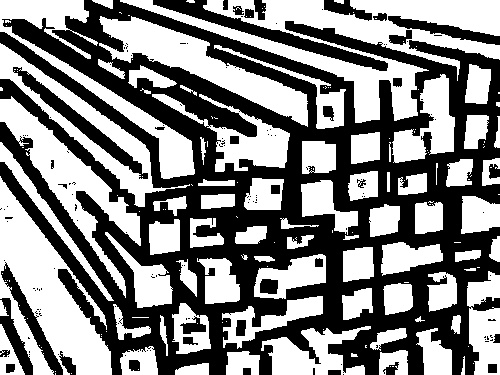
#> input picture edge_processing11111.jpg, 500 x 375 px
$ python ccounter_sticks.py
#> lines starting #> are read from the running program, lines starting #| are printed output that depends on the picture
# _*_ coding: utf-8 _*_
__author__ = 'LelandYan'
__date__ = '2019/5/15 19:01'
# import cv2
# import numpy as np
# 进行图像的填充
# img = cv2.imread("the_first_image_cutting_processing.jpg")


# def FillHole(imgPath, SavePath):
#     im_in = cv2.imread(imgPath, cv2.IMREAD_GRAYSCALE)
#     cv2.imwrite("im_in.png", im_in)
#     # 复制 im_in 图像
#     im_floodfill = im_in.copy()
#
#     # Mask 用于 floodFill，官方要求长宽+2
#     h, w = im_in.shape[:2]
#     mask = np.zeros((h + 2, w + 2), np.uint8)
#
#     # floodFill函数中的seedPoint对应像素必须是背景
#     isbreak = False
#     for i in range(im_floodfill.shape[0]):
#         for j in range(im_floodfill.shape[1]):
#             if (im_floodfill[i][j] == 0):
#                 seedPoint = (i, j)
#                 isbreak = True
#                 break
#         if (isbreak):
#             break
#
#     # 得到im_floodfill 255填充非孔洞值
#     cv2.floodFill(im_floodfill, mask, seedPoint, 255)
#
#     # 得到im_floodfill的逆im_floodfill_inv
#     im_floodfill_inv = cv2.bitwise_not(im_floodfill)
#
#     # 把im_in、im_floodfill_inv这两幅图像结合起来得到前景
#     im_out = im_in | im_floodfill_inv
#
#     # 保存结果
#     cv2.imwrite(SavePath, im_out)
#
# # FillHole("the_first_image_cutting_processing.jpg",'test_image.jpg')
#
#
#
#
# # 指定颜色替换
# # def fill_image(image):
# #     copyImage = image.copy()  # 复制原图像
# #     h, w = image.shape[:2]  # 读取图像的宽和高
# #     mask = np.zeros([h + 2, w + 2], np.uint8)  # 新建图像矩阵  +2是官方函数要求
# #     cv2.floodFill(copyImage, mask, (0, 80), (0, 100, 255), (100, 100, 50), (50, 50, 50), cv2.FLOODFILL_FIXED_RANGE)
# #     cv2.imshow("填充", copyImage)
#
#
# # img = cv2.imread("the_first_image_cutting_processing.jpg")
# # fill_image(img)
# # img_rgb = cv2.imread('processing_image2.jpg')
# img_rgb = cv2.imread('the_first_image_cutting_processing.jpg')
# img_gray = cv2.cvtColor(img_rgb, cv2.COLOR_BGR2GRAY)
# template = cv2.imread('icon.jpg', 0)
# h, w = template.shape[:2]
#
# res = cv2.matchTemplate(img_gray, template, cv2.TM_CCOEFF_NORMED)
# threshold = 0.8
# # 取匹配程度大于%80的坐标
# loc = np.where(res >= threshold)
#
# for pt in zip(*loc[::-1]):  # *号表示可选参数
#     bottom_right = (pt[0] + w, pt[1] + h)
#     cv2.rectangle(img_rgb, pt, bottom_right, (0, 0, 255), 2)
#
# cv2.namedWindow('im_out', 0)
# cv2.imshow("im_out", img_rgb)
# cv2.waitKey(0)
# cv2.destroyAllWindows()


import cv2
import numpy as np
import matplotlib.pyplot as plt


person_1 = cv2.imread("edge_processing11111.jpg", cv2.IMREAD_GRAYSCALE)
#> person_1 is the input picture: shape (375, 500); min 0, max 255, mean 130.6
person_1 = cv2.bilateralFilter(person_1, 7, sigmaSpace=70, sigmaColor=70)
person_1 = cv2.erode(person_1, None, iterations=2)  # 1 # 2
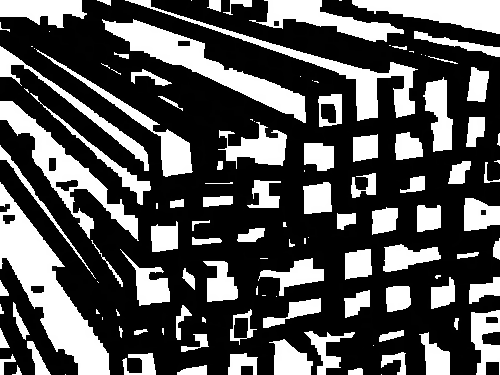
#> person_1: shape (375, 500); min 0, max 255, mean 82.1
person_1 = cv2.dilate(person_1, None, iterations=2)
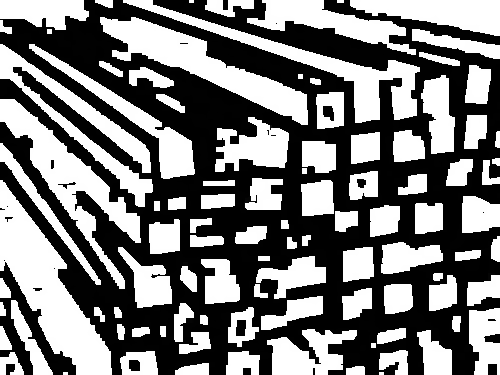
#> person_1: shape (375, 500); min 0, max 255, mean 122.5


person_2 = cv2.imread("icon12.png", cv2.IMREAD_GRAYSCALE)
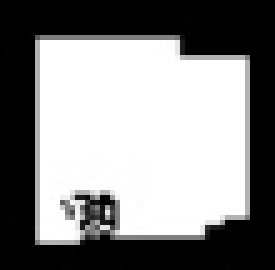
#> input picture icon12.png, 55 x 54 px (shown 5 times larger)
#> person_2 is the input picture: shape (54, 55); min 0, max 255, mean 135.3
person_2 = cv2.erode(person_2, None, iterations=1)
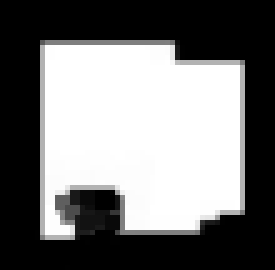
#> person_2: shape (54, 55) (shown 5 times larger); min 0, max 255, mean 117.5
# [4 lines of commented-out code are left out]
orb = cv2.xfeatures2d.SIFT_create()
keyp1 ,desp1= orb.detectAndCompute(person_1, None)
#> keyp1 = 912 keypoints; strongest (x, y, size): (204, 320, 6), (373, 345, 3.5), (361, 183, 5.6), (49, 31, 3.3)
keyp2 ,desp2= orb.detectAndCompute(person_2, None)
#> keyp2 = 16 keypoints; strongest (x, y, size): (11, 45, 4.1), (25, 24, 20.8), (13, 46, 2.1), (19, 41, 6)
print(len(keyp2))
#| 16
FLANN_INDEX_KDTREE = 1
index_params = dict(algorithm = FLANN_INDEX_KDTREE, trees = 5)
search_params = dict(checks=50)
flann = cv2.FlannBasedMatcher(index_params,search_params)
matches = flann.knnMatch(desp1,desp2,k=2)
#> matches = 912 matches
print(len(matches))
#| 912
matchesMask = [[0,0] for i in range(len(matches))]
#> matchesMask = 912 pairs, first value 0 to 0, second value 0 to 0
for i,(m,n) in enumerate(matches):
    if m.distance < 0.7 * n.distance:
         matchesMask[i] = [1, 0]
#> after the loop, matchesMask = 912 pairs, first value 0 to 1, second value 0 to 0
#如果第一个邻近距离比第二个邻近距离的0.7倍小，则保留
print(len(keyp1)//len(keyp2))
#| 57
a = len(keyp1)//len(keyp2)
#> a = 57
draw_params = dict(matchColor = (0,255,0),singlePointColor = (255,0,0),matchesMask = matchesMask,flags = 0)
#> draw_params = 4 items


img3 = cv2.drawMatchesKnn(person_1,keyp1,person_2,keyp2,matches,None,**draw_params)
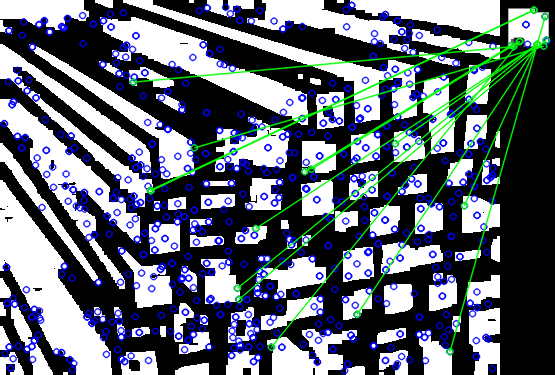
#> img3: shape (375, 555, 3); mean of channels 0, 1, 2 117.3, 106.4, 99.1; drawn as B, G, R
plt.figure(figsize=(8,8))
plt.subplot(211)
plt.imshow(img3)
plt.subplot(212)
plt.text(0.5,0.6,"the number of sticks:"+str(a),size=30,ha="center",va="center")
plt.axis('off')
plt.show()


# [44 lines of commented-out code are left out]
